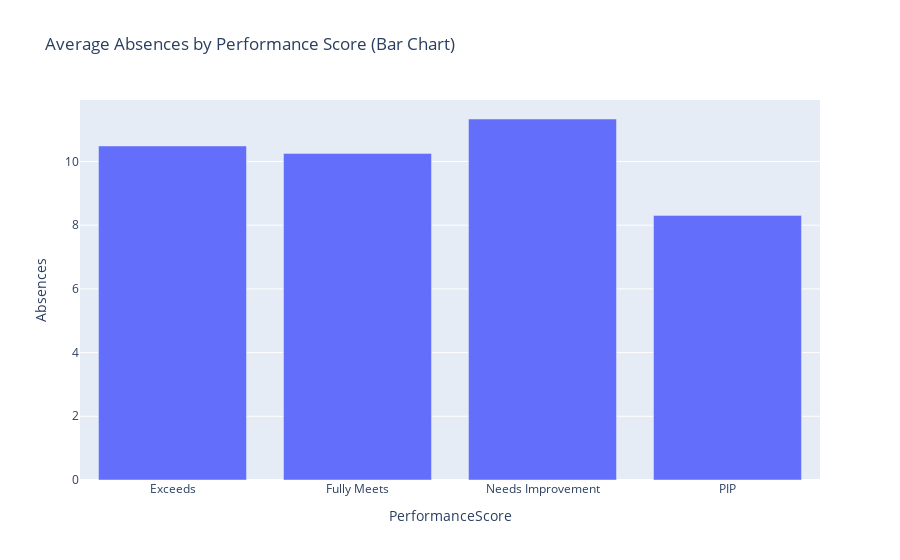

Notebook code for this chart:
### Markdown cell above
**3. Employee Absence Analysis: How does absence relate to satisfaction and performance?**

### Code cell
## Employee Absence Analysis
# Bar Chart for Average Absences by Performance Score
absence_by_performance = df.groupby('PerformanceScore')['Absences'].mean().reset_index()

# Create a bar chart:
fig = px.bar(absence_by_performance, x='PerformanceScore', y='Absences', title="Average Absences by Performance Score (Bar Chart)")
fig.show()

### Figure 1 — Plotly figure (JSON) as saved in the notebook; plotly's stock layout.template omitted (floating-point values rounded to 4 significant figures)
{"data": [{"hovertemplate": "PerformanceScore=%{x}<br>Absences=%{y}<extra></extra>", "legendgroup": "", "marker": {"color": "#636efa", "pattern": {"shape": ""}}, "name": "", "orientation": "v", "showlegend": false, "textposition": "auto", "type": "bar", "x": ["Exceeds", "Fully Meets", "Needs Improvement", "PIP"], "xaxis": "x", "y": [10.49, 10.25, 11.33, 8.308], "yaxis": "y"}], "layout": {"barmode": "relative", "legend": {"tracegroupgap": 0}, "title": {"text": "Average Absences by Performance Score (Bar Chart)"}, "xaxis": {"anchor": "y", "domain": [0, 1], "title": {"text": "PerformanceScore"}}, "yaxis": {"anchor": "x", "domain": [0, 1], "title": {"text": "Absences"}}}}
